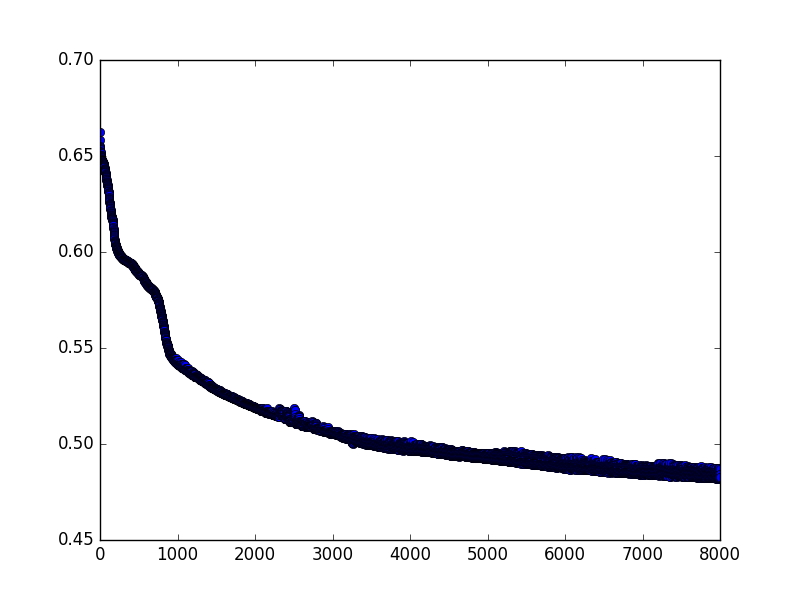

Python code for this plot:
import tensorflow as tf
import pickle
import matplotlib.pyplot as plt

magic = pickle.load(open('magic.pkl', 'rb', 2))

x_train = magic['x_train']
y_train = magic['y_train']

x_test = magic['x_test']
y_test = magic['y_test']


x = tf.placeholder(tf.float32, shape = [None,10])
y = tf.placeholder(tf.float32, shape = [None,2])

first_layer = tf.layers.dense(x, 8, activation = tf.nn.relu)
second_layer = tf.layers.dense(first_layer, 4, activation = tf.nn.relu)
third_layer = tf.layers.dense(second_layer, 3, activation = tf.nn.relu)
output = tf.layers.dense(third_layer, 2, activation = tf.nn.softmax)

loss = tf.losses.softmax_cross_entropy(onehot_labels= y, logits = output)



with tf.Session() as sess:
	learning_rate = 0.07
	
	
	optimizer = tf.train.GradientDescentOptimizer(learning_rate)
	train = optimizer.minimize(loss)

	accuracy = tf.metrics.accuracy(tf.argmax(y,1), tf.argmax(output,1))

	# Inits
	init_g = tf.global_variables_initializer()
	init_l = tf.local_variables_initializer()

	sess.run(init_g)
	sess.run(init_l)
	# end of inits
	for i in range(8000):
		sess.run(train, feed_dict={x: x_train, y: y_train})
	
		c = sess.run(loss, feed_dict={x: x_train, y:y_train})
		
		plt.plot(i, c, 'bo', label='Testing data')
		
	print("Epoch: " + str(i) + " loss: " + str(c))
	print("Accuracy: " +  str(sess.run(accuracy, feed_dict={x: x_test, y: y_test})))
	

	plt.show()

#ttr rate 0.1, loss 0.5402, acc 0.76297
#rrr rate 0.07, loss 0.4947, acc 0.818
#rrr rate 0.1, loss 0.495, acc 0.819 ,20-10-5
